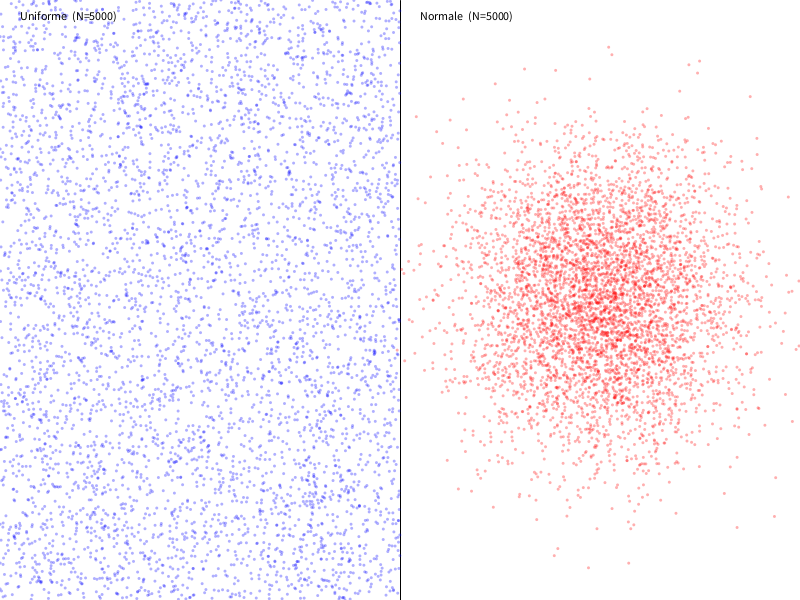
Frame 1 (no input)
Frame 60 (the mouse pressed at the canvas centre just before this capture): identical to frame 1, image omitted
Frame 120 (the mouse held since frame 60 and released just before this capture): identical to frame 1, image omitted

The Processing sketch that drew this single still picture (run headless with seeded random() and noise(); from frame 60 on, the mouse is pressed at the canvas centre):

// Processing sketch: Fractale_et_hazar_simul_
// ── Fractale_et_hazar_simul_.pde
int N = 5000;  // nombre de points — fais-le varier !

void setup() {
  size(800, 600);
  background(255);
  dessiner();
}

void draw() {
  // rien ici : on redessine uniquement quand on appuie sur une touche
}

void dessiner() {
  background(255);

  // ----- ligne de séparation -----
  stroke(0);
  line(width/2, 0, width/2, height);

  noStroke();

  // ===== MOITIÉ GAUCHE : distribution UNIFORME =====
  fill(0, 0, 255, 80);  // bleu translucide
  for (int i = 0; i < N; i++) {
    float x = random(0, width/2);
    float y = random(0, height);
    ellipse(x, y, 3, 3);
  }

  // ===== MOITIÉ DROITE : distribution NORMALE =====
  fill(255, 0, 0, 80);  // rouge translucide
  float centreX = width * 3.0/4.0;  // centre de la moitié droite
  float centreY = height / 2.0;
  float ecartTypeX = width / 12.0;  // étalement horizontal
  float ecartTypeY = height / 8.0;  // étalement vertical
  for (int i = 0; i < N; i++) {
    float x = centreX + randomGaussian() * ecartTypeX;
    float y = centreY + randomGaussian() * ecartTypeY;
    ellipse(x, y, 3, 3);
  }

  // texte d'info
  fill(0);
  text("Uniforme  (N=" + N + ")", 20, 20);
  text("Normale  (N=" + N + ")", width/2 + 20, 20);
}

void keyPressed() {
  dessiner();  // on régénère à chaque touche
}
